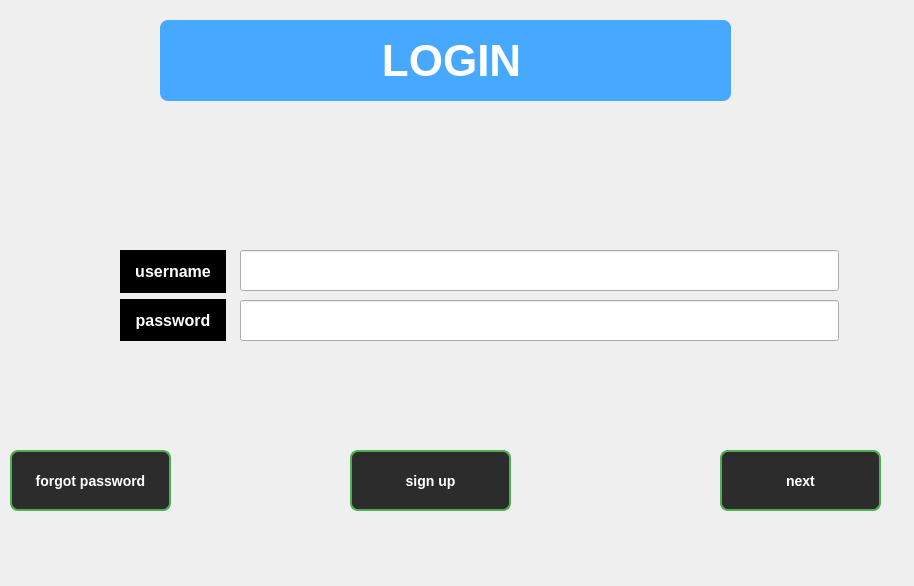
<?xml version="1.0" encoding="UTF-8"?>
<ui version="4.0">
 <class>Login</class>
 <widget class="QWidget" name="Login">
  <property name="geometry">
   <rect>
    <x>0</x>
    <y>0</y>
    <width>914</width>
    <height>586</height>
   </rect>
  </property>
  <property name="windowTitle">
   <string>Form</string>
  </property>
  <widget class="QLabel" name="label">
   <property name="geometry">
    <rect>
     <x>160</x>
     <y>20</y>
     <width>571</width>
     <height>81</height>
    </rect>
   </property>
   <property name="styleSheet">
    <string notr="true">QLabel {
    background-color: #2ecc71;  /* سبز روشن */
	background-color: rgb(70, 169, 255);
    color: white;
    padding: 8px 12px;
    border-radius: 8px;
    font-weight: bold;
    font-size: 44px;
}
</string>
   </property>
   <property name="text">
    <string> LOGIN</string>
   </property>
   <property name="alignment">
    <set>Qt::AlignmentFlag::AlignCenter</set>
   </property>
  </widget>
  <widget class="QWidget" name="verticalLayoutWidget_2">
   <property name="geometry">
    <rect>
     <x>120</x>
     <y>250</y>
     <width>106</width>
     <height>91</height>
    </rect>
   </property>
   <layout class="QVBoxLayout" name="verticalLayout_2">
    <item>
     <widget class="QLabel" name="label_7">
      <property name="styleSheet">
       <string notr="true">/* بک‌گراند کل ویجت اصلی سیاه */
QWidget {
    background-color: #000000;  /* سیاه */
    color: #e0e0e0;             /* رنگ متن روشن */
    font-family: &quot;Segoe UI&quot;, Tahoma, Geneva, Verdana, sans-serif;
    font-size: 14px;
}

/* لیبل‌ها متن سفید و فونت کمی بزرگ‌تر */
QLabel {
    color: #ffffff;
    font-weight: 600;
    font-size: 16px;
}

/* دکمه‌ها با رنگ پس‌زمینه خاکستری تیره و متن سفید */
QPushButton {
    background-color: #2c2c2c;
    color: #ffffff;
    border: 1.5px solid #4caf50; /* حاشیه سبز */
    border-radius: 8px;
    padding: 8px 16px;
    font-weight: bold;
    transition: background-color 0.3s ease;
}

QPushButton:hover {
    background-color: #4caf50;  /* سبز روشن */
    color: #000000;             /* متن مشکی */
}

/* ورودی متن */
QLineEdit {
    background-color: #1a1a1a;
    color: #e0e0e0;
    border: 1px solid #4caf50;
    border-radius: 6px;
    padding: 6px 10px;
}

QLineEdit:hover {
    border-color: #81c784;  /* سبز روشن‌تر */
}

/* انتخاب متن در ورودی */
QLineEdit:selected {
    background-color: #4caf50;
    color: #000000;
}
</string>
      </property>
      <property name="text">
       <string>username</string>
      </property>
      <property name="alignment">
       <set>Qt::AlignmentFlag::AlignCenter</set>
      </property>
     </widget>
    </item>
    <item>
     <widget class="QLabel" name="label_4">
      <property name="styleSheet">
       <string notr="true">/* بک‌گراند کل ویجت اصلی سیاه */
QWidget {
    background-color: #000000;  /* سیاه */
    color: #e0e0e0;             /* رنگ متن روشن */
    font-family: &quot;Segoe UI&quot;, Tahoma, Geneva, Verdana, sans-serif;
    font-size: 14px;
}

/* لیبل‌ها متن سفید و فونت کمی بزرگ‌تر */
QLabel {
    color: #ffffff;
    font-weight: 600;
    font-size: 16px;
}

/* دکمه‌ها با رنگ پس‌زمینه خاکستری تیره و متن سفید */
QPushButton {
    background-color: #2c2c2c;
    color: #ffffff;
    border: 1.5px solid #4caf50; /* حاشیه سبز */
    border-radius: 8px;
    padding: 8px 16px;
    font-weight: bold;
    transition: background-color 0.3s ease;
}

QPushButton:hover {
    background-color: #4caf50;  /* سبز روشن */
    color: #000000;             /* متن مشکی */
}

/* ورودی متن */
QLineEdit {
    background-color: #1a1a1a;
    color: #e0e0e0;
    border: 1px solid #4caf50;
    border-radius: 6px;
    padding: 6px 10px;
}

QLineEdit:hover {
    border-color: #81c784;  /* سبز روشن‌تر */
}

/* انتخاب متن در ورودی */
QLineEdit:selected {
    background-color: #4caf50;
    color: #000000;
}
</string>
      </property>
      <property name="text">
       <string>password</string>
      </property>
      <property name="alignment">
       <set>Qt::AlignmentFlag::AlignCenter</set>
      </property>
     </widget>
    </item>
   </layout>
  </widget>
  <widget class="QPushButton" name="pushButton">
   <property name="geometry">
    <rect>
     <x>720</x>
     <y>450</y>
     <width>161</width>
     <height>61</height>
    </rect>
   </property>
   <property name="styleSheet">
    <string notr="true">/* بک‌گراند کل ویجت اصلی سیاه */
QWidget {
    background-color: #000000;  /* سیاه */
    color: #e0e0e0;             /* رنگ متن روشن */
    font-family: &quot;Segoe UI&quot;, Tahoma, Geneva, Verdana, sans-serif;
    font-size: 14px;
}

/* لیبل‌ها متن سفید و فونت کمی بزرگ‌تر */
QLabel {
    color: #ffffff;
    font-weight: 600;
    font-size: 16px;
}

/* دکمه‌ها با رنگ پس‌زمینه خاکستری تیره و متن سفید */
QPushButton {
    background-color: #2c2c2c;
    color: #ffffff;
    border: 1.5px solid #4caf50; /* حاشیه سبز */
    border-radius: 8px;
    padding: 8px 16px;
    font-weight: bold;
    transition: background-color 0.3s ease;
}

QPushButton:hover {
    background-color: #4caf50;  /* سبز روشن */
    color: #000000;             /* متن مشکی */
}

/* ورودی متن */
QLineEdit {
    background-color: #1a1a1a;
    color: #e0e0e0;
    border: 1px solid #4caf50;
    border-radius: 6px;
    padding: 6px 10px;
}

QLineEdit:hover {
    border-color: #81c784;  /* سبز روشن‌تر */
}

/* انتخاب متن در ورودی */
QLineEdit:selected {
    background-color: #4caf50;
    color: #000000;
}
</string>
   </property>
   <property name="text">
    <string>next</string>
   </property>
  </widget>
  <widget class="QPushButton" name="pushButton_2">
   <property name="geometry">
    <rect>
     <x>10</x>
     <y>450</y>
     <width>161</width>
     <height>61</height>
    </rect>
   </property>
   <property name="styleSheet">
    <string notr="true">/* بک‌گراند کل ویجت اصلی سیاه */
QWidget {
    background-color: #000000;  /* سیاه */
    color: #e0e0e0;             /* رنگ متن روشن */
    font-family: &quot;Segoe UI&quot;, Tahoma, Geneva, Verdana, sans-serif;
    font-size: 14px;
}

/* لیبل‌ها متن سفید و فونت کمی بزرگ‌تر */
QLabel {
    color: #ffffff;
    font-weight: 600;
    font-size: 16px;
}

/* دکمه‌ها با رنگ پس‌زمینه خاکستری تیره و متن سفید */
QPushButton {
    background-color: #2c2c2c;
    color: #ffffff;
    border: 1.5px solid #4caf50; /* حاشیه سبز */
    border-radius: 8px;
    padding: 8px 16px;
    font-weight: bold;
    transition: background-color 0.3s ease;
}

QPushButton:hover {
    background-color: #4caf50;  /* سبز روشن */
    color: #000000;             /* متن مشکی */
}

/* ورودی متن */
QLineEdit {
    background-color: #1a1a1a;
    color: #e0e0e0;
    border: 1px solid #4caf50;
    border-radius: 6px;
    padding: 6px 10px;
}

QLineEdit:hover {
    border-color: #81c784;  /* سبز روشن‌تر */
}

/* انتخاب متن در ورودی */
QLineEdit:selected {
    background-color: #4caf50;
    color: #000000;
}
</string>
   </property>
   <property name="text">
    <string>forgot password</string>
   </property>
  </widget>
  <widget class="QPushButton" name="pushButton_3">
   <property name="geometry">
    <rect>
     <x>350</x>
     <y>450</y>
     <width>161</width>
     <height>61</height>
    </rect>
   </property>
   <property name="styleSheet">
    <string notr="true">/* بک‌گراند کل ویجت اصلی سیاه */
QWidget {
    background-color: #000000;  /* سیاه */
    color: #e0e0e0;             /* رنگ متن روشن */
    font-family: &quot;Segoe UI&quot;, Tahoma, Geneva, Verdana, sans-serif;
    font-size: 14px;
}

/* لیبل‌ها متن سفید و فونت کمی بزرگ‌تر */
QLabel {
    color: #ffffff;
    font-weight: 600;
    font-size: 16px;
}

/* دکمه‌ها با رنگ پس‌زمینه خاکستری تیره و متن سفید */
QPushButton {
    background-color: #2c2c2c;
    color: #ffffff;
    border: 1.5px solid #4caf50; /* حاشیه سبز */
    border-radius: 8px;
    padding: 8px 16px;
    font-weight: bold;
    transition: background-color 0.3s ease;
}

QPushButton:hover {
    background-color: #4caf50;  /* سبز روشن */
    color: #000000;             /* متن مشکی */
}

/* ورودی متن */
QLineEdit {
    background-color: #1a1a1a;
    color: #e0e0e0;
    border: 1px solid #4caf50;
    border-radius: 6px;
    padding: 6px 10px;
}

QLineEdit:hover {
    border-color: #81c784;  /* سبز روشن‌تر */
}

/* انتخاب متن در ورودی */
QLineEdit:selected {
    background-color: #4caf50;
    color: #000000;
}
</string>
   </property>
   <property name="text">
    <string>sign up</string>
   </property>
  </widget>
  <widget class="QLineEdit" name="lineEdit_3">
   <property name="geometry">
    <rect>
     <x>240</x>
     <y>250</y>
     <width>599</width>
     <height>41</height>
    </rect>
   </property>
  </widget>
  <widget class="QLineEdit" name="lineEdit_2">
   <property name="geometry">
    <rect>
     <x>240</x>
     <y>300</y>
     <width>599</width>
     <height>41</height>
    </rect>
   </property>
  </widget>
 </widget>
 <resources/>
 <connections/>
</ui>
